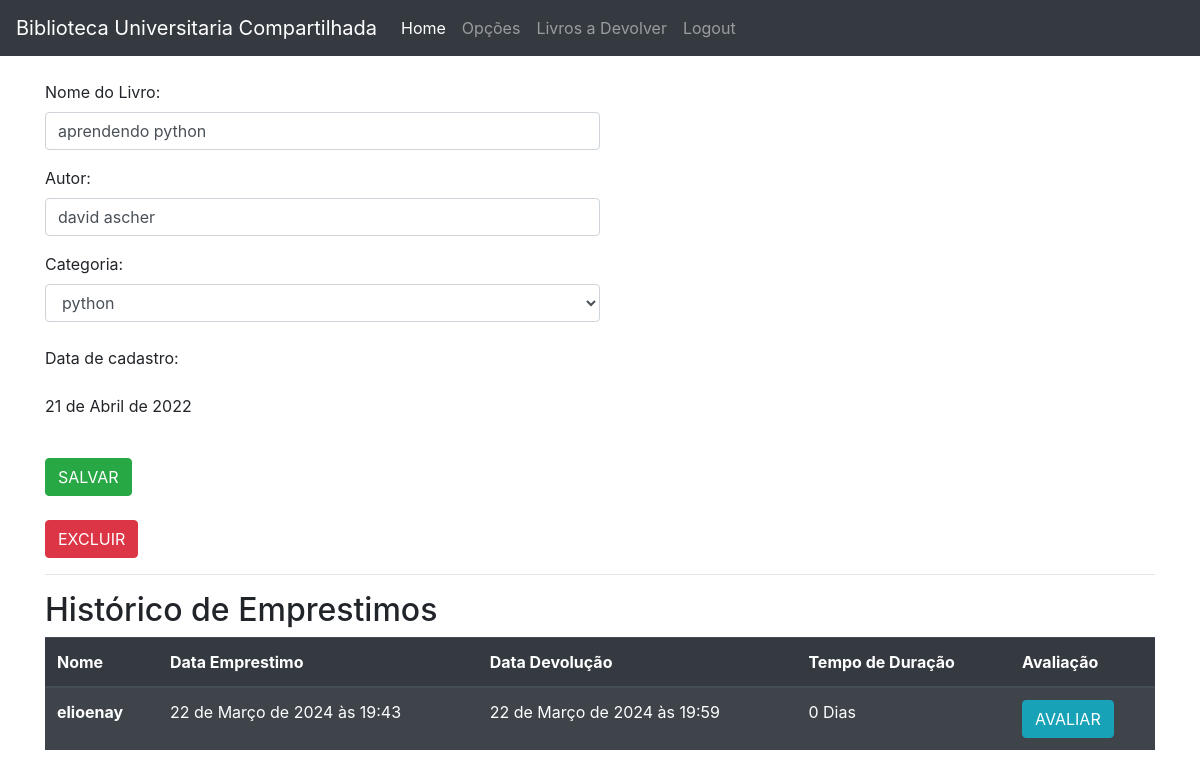
The app's page /livro/ver_livro/6 (signed in) with its own data.
### livro/models.py (models this page shows, shortened)
class Livro(models.Model):
    img = models.ImageField(upload_to='capa_livro', null=True, blank=True)
    nome = models.CharField(max_length = 100)
    autor = models.CharField(max_length = 30)
    data_cadastro = models.DateField(default = date.today)
    emprestado = models.BooleanField(default = False)
    categoria = models.ForeignKey(Categoria, on_delete=models.SET_NULL, null = True)
    usuario = models.ForeignKey(Usuario, on_delete=models.SET_NULL, null = True)

class Emprestimo(models.Model):
    choices = (
        ('P', 'Pessimo'),
        ('R', 'Ruim'),
        ('M', 'Mediano'),
        ('B', 'Bom'),
        ('O', 'Otimo')
    )
    nome_emprestado = models.ForeignKey(Usuario, on_delete=models.SET_NULL, null = True)
    data_emprestimo = models.DateTimeField(default =datetime.datetime.now())
    data_devolucao = models.DateTimeField(blank = True, null = True)
    livro = models.ForeignKey(Livro, on_delete=models.SET_NULL, null = True)
    avaliacao = models.CharField(max_length = 1, choices=choices, null = True, blank = True)

### usuarios/models.py (models this page shows)
class Usuario(models.Model):
    nome = models.CharField(max_length = 30)
    email = models.EmailField()
    senha = models.CharField(max_length = 64)
    def __str__(self) -> str:
        return self.nome

### livro/views.py (the view)
# urls.py: path('ver_livro/<int:id>',views.ver_livros, name = 'ver_livros'),
def ver_livros(request, id):
    if request.session.get('usuario'):
        livro = Livro.objects.get(id = id)
        if request.session.get('usuario') == livro.usuario.id:
            usuario = Usuario.objects.get(id = request.session['usuario'])
            categoria_livro = Categoria.objects.all
            emprestimos = Emprestimo.objects.filter(livro = livro)
            form = CadastroLivro()
            form.fields['usuario'].initial = request.session['usuario']
            form_categoria = CategoriaLivro()
            usuarios = Usuario.objects.all()
            livros_emprestar = Livro.objects.filter(usuario = usuario).filter(emprestado = False)
            livros_emprestados = Livro.objects.filter(usuario = usuario).filter(emprestado = True)
            return render(request,'ver_livro.html', {'livro': livro, 'categoria_livro': categoria_livro,
                                                     'emprestimos':emprestimos,
                                                     'usuario_logado': request.session.get('usuario'),
                                                     'form':form,'id_livro':id,
                                                     'form_categoria':form_categoria,
                                                     'usuarios': usuarios,
                                                     'livros_emprestar': livros_emprestar,
                                                     'livros_emprestados':livros_emprestados})
        else:
            return HttpResponse('Esse livro não é seu')

### livro/forms.py
class CadastroLivro(forms.ModelForm):
    class Meta:
        model = Livro
        fields = '__all__'
    def __init__(self, *args, **kwargs):
        super().__init__(*args, **kwargs)
        self.fields['usuario'].widget = forms.HiddenInput()

class CategoriaLivro(forms.ModelForm):
    class Meta:
        model = Categoria
        fields = '__all__'

### livro/models.py (called while the page is built)
    def __str__(self) -> str:
        return self.nome

### livro/templatetags/filtros.py (called while the page is built)
@register.filter
def mostra_duracao(value1,value2):
    if isinstance(value1, datetime) and isinstance(value2, datetime):
        dias = (value1 -  value2).days
        texto = 'Dias'
        if dias == 1:
            texto = 'Dia'
        return f"{dias} {texto}"
    return "Ainda não foi devolvido"

### livro/templates/ver_livro.html (shortened to what this page needs)
{% extends 'base.html' %}
{% load filtros %}
{% block 'conteudo' %}
    <div class="container">
        <br>
        <form action="{% url 'alterar_livro' %}" method="POST">
            <p>
              <label>Nome do Livro:</label>
              <input style="width: 50%;" class="form-control" value="{{livro.nome}}" name="nome_livro">
            </p>
            <p>
              <label>Autor:</label>
              <input style="width: 50%;" class="form-control" value="{{livro.autor}}" name="autor">
            </p>
            <label>Categoria:</label>
            <br>
            <select style="width: 50%;" class="form-control" name="categoria_id">
                {% for i in categoria_livro %}
                    {% if livro.categoria.nome == i.nome %}
                        <option value="{{i.id}}" selected>{{i}}</option>
                    {% else %}
                        <option value="{{i.id}}">{{i}}</option>
                    {% endif %}
                {% endfor %}
            <select>
            <br>
            <p>
              <label>Data de cadastro:</label>
              <p>{{livro.data_cadastro}}</p>
            </p>
            <br>
            <input type="submit" class="btn btn-success btn-md" value="SALVAR">
        </form>
        <br>
        <button type="button" class="btn btn-danger" data-toggle="modal" data-target="#exampleModal2">
            EXCLUIR
          </button>
        <hr>
        <h2>Histórico de Emprestimos</h2>
        <table class="table table-striped table-dark">
            <thead>
              <tr>
                <th scope="col">Nome</th>
                <th scope="col">Data Emprestimo</th>
                <th scope="col">Data Devolução</th>
                <th scope="col">Tempo de Duração</th>
                <th scope="col">Avaliação</th>
              </tr>
            </thead>
            <tbody>
              {% for i in emprestimos %}
              <tr>
                <th scope="row">{{i.nome_emprestado}}</th>
                <td>{{i.data_emprestimo}}</td>
                <td>{{i.data_devolucao}}</td>
                <td>{{i.data_devolucao|mostra_duracao:i.data_emprestimo}}</td>
                <td>
                {% if i.avaliacao == None and i.data_devolucao != None %}
                  <button onclick="avaliacao({{i.id}})" class="btn btn-info" data-toggle="modal" data-target="#exampleModal1">AVALIAR</button>
                {% endif %}
                </td>
              </tr>
              {% endfor %}
            </tbody>
          </table>
    </div>
{% endblock %}

### records on screen
Livro: nome_livro "aprendendo python", autor "david ascher", data_cadastro "21 de Abril de 2022"
Emprestimo: nome_emprestado "elioenay", data_emprestimo "22 de Março de 2024 às 19:43", data_devolucao "22 de Março de 2024 às 19:59", data_devolucao|mostra_duracao "0 Dias"

### other values on screen
form field categoria_id "python"
